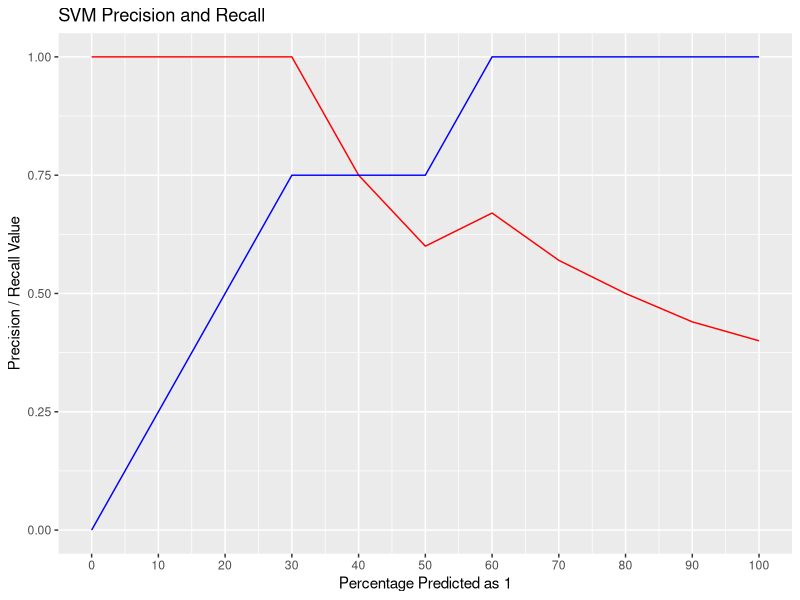
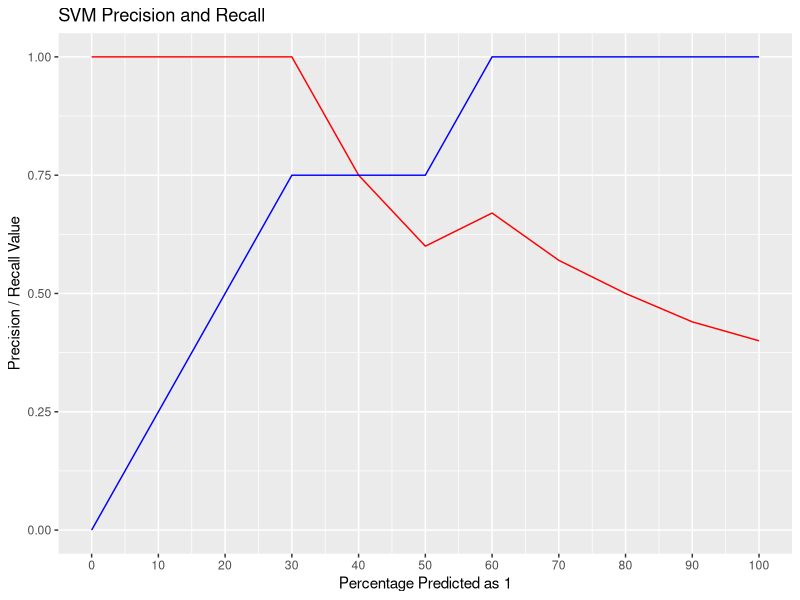

Source code (R) for these figures, in order:
library('tidyverse')

df <- read_csv('curves.csv')

ggplot(df, aes(x = step)) +
    geom_line(aes(y = svm_precision), color = 'red') +
    geom_line(aes(y = svm_recall), color = 'blue') +
    scale_x_continuous(limits = c(0, 100), breaks = seq(0, 100, 10)) +
    labs(title = 'SVM Precision and Recall',
         x = 'Percentage Predicted as 1',
         y = 'Precision / Recall Value')
ggsave('plot.png')
